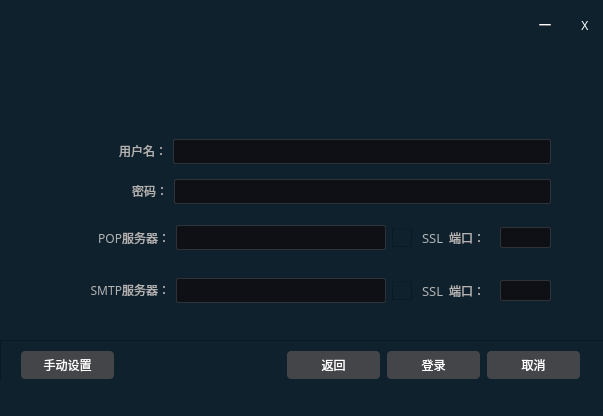
<?xml version="1.0" encoding="UTF-8"?>
<ui version="4.0">
 <class>AccountDialog</class>
 <widget class="QMainWindow" name="AccountDialog">
  <property name="geometry">
   <rect>
    <x>0</x>
    <y>0</y>
    <width>603</width>
    <height>416</height>
   </rect>
  </property>
  <property name="sizePolicy">
   <sizepolicy hsizetype="Fixed" vsizetype="Fixed">
    <horstretch>0</horstretch>
    <verstretch>0</verstretch>
   </sizepolicy>
  </property>
  <property name="minimumSize">
   <size>
    <width>424</width>
    <height>165</height>
   </size>
  </property>
  <property name="mouseTracking">
   <bool>true</bool>
  </property>
  <property name="windowTitle">
   <string>Pxmail</string>
  </property>
  <property name="windowIcon">
   <iconset>
    <normaloff>logo.png</normaloff>logo.png</iconset>
  </property>
  <property name="styleSheet">
   <string notr="true">
background-color: rgb(14, 33, 45);</string>
  </property>
  <widget class="QWidget" name="centralwidget">
   <widget class="QFrame" name="frame">
    <property name="geometry">
     <rect>
      <x>0</x>
      <y>340</y>
      <width>611</width>
      <height>71</height>
     </rect>
    </property>
    <property name="minimumSize">
     <size>
      <width>611</width>
      <height>71</height>
     </size>
    </property>
    <property name="styleSheet">
     <string notr="true"/>
    </property>
    <property name="frameShape">
     <enum>QFrame::StyledPanel</enum>
    </property>
    <property name="frameShadow">
     <enum>QFrame::Raised</enum>
    </property>
    <widget class="QPushButton" name="SetButton">
     <property name="geometry">
      <rect>
       <x>21</x>
       <y>11</y>
       <width>93</width>
       <height>28</height>
      </rect>
     </property>
     <property name="sizePolicy">
      <sizepolicy hsizetype="Fixed" vsizetype="Fixed">
       <horstretch>0</horstretch>
       <verstretch>0</verstretch>
      </sizepolicy>
     </property>
     <property name="minimumSize">
      <size>
       <width>0</width>
       <height>0</height>
      </size>
     </property>
     <property name="styleSheet">
      <string notr="true">
/**********按钮**********/
QPushButton{
        border-radius: 4px;
        border: none;
        width: 75px;
        height: 25px;
}
QPushButton:enabled {
        background: rgb(68, 69, 73);
        color: white;
}
QPushButton:!enabled {
        background: rgb(100, 100, 100);
        color: rgb(200, 200, 200);
}
QPushButton:enabled:hover{
        background: rgb(85, 85, 85);
}
QPushButton:enabled:pressed{
        background: rgb(80, 80, 80);
}
</string>
     </property>
     <property name="text">
      <string>手动设置</string>
     </property>
    </widget>
    <widget class="QPushButton" name="ReturnButton">
     <property name="geometry">
      <rect>
       <x>287</x>
       <y>11</y>
       <width>93</width>
       <height>28</height>
      </rect>
     </property>
     <property name="styleSheet">
      <string notr="true">
/**********按钮**********/
QPushButton{
        border-radius: 4px;
        border: none;
        width: 75px;
        height: 25px;
}
QPushButton:enabled {
        background: rgb(68, 69, 73);
        color: white;
}
QPushButton:!enabled {
        background: rgb(100, 100, 100);
        color: rgb(200, 200, 200);
}
QPushButton:enabled:hover{
        background: rgb(85, 85, 85);
}
QPushButton:enabled:pressed{
        background: rgb(80, 80, 80);
}
</string>
     </property>
     <property name="text">
      <string>返回</string>
     </property>
    </widget>
    <widget class="QPushButton" name="loginButton">
     <property name="geometry">
      <rect>
       <x>387</x>
       <y>11</y>
       <width>93</width>
       <height>28</height>
      </rect>
     </property>
     <property name="styleSheet">
      <string notr="true">
/**********按钮**********/
QPushButton{
        border-radius: 4px;
        border: none;
        width: 75px;
        height: 25px;
}
QPushButton:enabled {
        background: rgb(68, 69, 73);
        color: white;
}
QPushButton:!enabled {
        background: rgb(100, 100, 100);
        color: rgb(200, 200, 200);
}
QPushButton:enabled:hover{
        background: rgb(85, 85, 85);
}
QPushButton:enabled:pressed{
        background: rgb(80, 80, 80);
}
</string>
     </property>
     <property name="text">
      <string>登录</string>
     </property>
     <property name="autoRepeat">
      <bool>false</bool>
     </property>
    </widget>
    <widget class="QPushButton" name="cancelButton">
     <property name="geometry">
      <rect>
       <x>487</x>
       <y>11</y>
       <width>93</width>
       <height>28</height>
      </rect>
     </property>
     <property name="minimumSize">
      <size>
       <width>93</width>
       <height>28</height>
      </size>
     </property>
     <property name="styleSheet">
      <string notr="true">
/**********按钮**********/
QPushButton{
        border-radius: 4px;
        border: none;
        width: 75px;
        height: 25px;
}
QPushButton:enabled {
        background: rgb(68, 69, 73);
        color: white;
}
QPushButton:!enabled {
        background: rgb(100, 100, 100);
        color: rgb(200, 200, 200);
}
QPushButton:enabled:hover{
        background: rgb(85, 85, 85);
}
QPushButton:enabled:pressed{
        background: rgb(80, 80, 80);
}
</string>
     </property>
     <property name="text">
      <string>取消</string>
     </property>
     <property name="shortcut">
      <string>Esc</string>
     </property>
    </widget>
    <widget class="QLabel" name="label_prompt">
     <property name="geometry">
      <rect>
       <x>0</x>
       <y>40</y>
       <width>591</width>
       <height>31</height>
      </rect>
     </property>
     <property name="styleSheet">
      <string notr="true">QLabel{
color:#B3B3B3;
border:0px;
font-family:Microsoft YaHei;
font:13px
}</string>
     </property>
     <property name="text">
      <string/>
     </property>
    </widget>
    <widget class="QLabel" name="label_opacity">
     <property name="geometry">
      <rect>
       <x>0</x>
       <y>40</y>
       <width>601</width>
       <height>31</height>
      </rect>
     </property>
     <property name="styleSheet">
      <string notr="true"/>
     </property>
     <property name="text">
      <string/>
     </property>
    </widget>
   </widget>
   <widget class="QWidget" name="layoutWidget">
    <property name="geometry">
     <rect>
      <x>40</x>
      <y>130</y>
      <width>511</width>
      <height>191</height>
     </rect>
    </property>
    <layout class="QVBoxLayout" name="verticalLayout">
     <item>
      <layout class="QHBoxLayout" name="horizontalLayout_3">
       <item>
        <widget class="QLabel" name="labeluserSet">
         <property name="styleSheet">
          <string notr="true">QLabel{
color:#B3B3B3;
font-family:Microsoft YaHei;

}</string>
         </property>
         <property name="text">
          <string>    &lt;p align=right&gt;用户名：&lt;/p&gt;</string>
         </property>
        </widget>
       </item>
       <item>
        <widget class="QLineEdit" name="txtuser">
         <property name="sizePolicy">
          <sizepolicy hsizetype="Expanding" vsizetype="Fixed">
           <horstretch>0</horstretch>
           <verstretch>0</verstretch>
          </sizepolicy>
         </property>
         <property name="minimumSize">
          <size>
           <width>378</width>
           <height>25</height>
          </size>
         </property>
         <property name="maximumSize">
          <size>
           <width>378</width>
           <height>25</height>
          </size>
         </property>
         <property name="styleSheet">
          <string notr="true">QLineEdit{
color:#B3B3B3;
background:#0E1015;
border:1px solid #2F3239;
border-radius:2px;
selection-background-color:#787878;
font-family:Microsoft YaHei;
font:15px;
}
QLineEdit:hover{
color:#FFF;
background:#0E1015;
border-color:#45494F;
}
QLineEdit:focus{
color:#FFF;
background:#0B0D11;
border-color:#1E5F99;
}</string>
         </property>
        </widget>
       </item>
      </layout>
     </item>
     <item>
      <layout class="QHBoxLayout" name="horizontalLayout_4">
       <item>
        <widget class="QLabel" name="labelpasswordSet">
         <property name="styleSheet">
          <string notr="true">QLabel{
color:#B3B3B3;
font-family:Microsoft YaHei;

}</string>
         </property>
         <property name="text">
          <string>    &lt;p align=right&gt;密码：&lt;/p&gt;</string>
         </property>
        </widget>
       </item>
       <item>
        <widget class="QLineEdit" name="txtpassword">
         <property name="minimumSize">
          <size>
           <width>377</width>
           <height>25</height>
          </size>
         </property>
         <property name="maximumSize">
          <size>
           <width>377</width>
           <height>25</height>
          </size>
         </property>
         <property name="styleSheet">
          <string notr="true">QLineEdit{
color:#B3B3B3;
background:#0E1015;
border:1px solid #2F3239;
border-radius:2px;
selection-background-color:#787878;
font-family:Microsoft YaHei;
font:15px;
}
QLineEdit:hover{
color:#FFF;
background:#0E1015;
border-color:#45494F;
}
QLineEdit:focus{
color:#FFF;
background:#0B0D11;
border-color:#1E5F99;
}</string>
         </property>
         <property name="echoMode">
          <enum>QLineEdit::Password</enum>
         </property>
        </widget>
       </item>
      </layout>
     </item>
     <item>
      <layout class="QHBoxLayout" name="horizontalLayout_2">
       <item>
        <widget class="QLabel" name="poplabel">
         <property name="styleSheet">
          <string notr="true">QLabel{
color:#B3B3B3;
font-family:Microsoft YaHei;

}</string>
         </property>
         <property name="text">
          <string>    &lt;p align=right&gt;POP服务器：&lt;/p&gt;</string>
         </property>
        </widget>
       </item>
       <item>
        <widget class="QLineEdit" name="txtpopserver">
         <property name="minimumSize">
          <size>
           <width>210</width>
           <height>25</height>
          </size>
         </property>
         <property name="maximumSize">
          <size>
           <width>210</width>
           <height>25</height>
          </size>
         </property>
         <property name="styleSheet">
          <string notr="true">QLineEdit{
color:#B3B3B3;
background:#0E1015;
border:1px solid #2F3239;
border-radius:2px;
selection-background-color:#787878;
font-family:Microsoft YaHei;
font:15px;
}
QLineEdit:hover{
color:#FFF;
background:#0E1015;
border-color:#45494F;
}
QLineEdit:focus{
color:#FFF;
background:#0B0D11;
border-color:#1E5F99;
}</string>
         </property>
        </widget>
       </item>
       <item>
        <widget class="QCheckBox" name="checkSSLpop">
         <property name="minimumSize">
          <size>
           <width>51</width>
           <height>19</height>
          </size>
         </property>
         <property name="maximumSize">
          <size>
           <width>51</width>
           <height>19</height>
          </size>
         </property>
         <property name="styleSheet">
          <string notr="true">QCheckBox{
spacing:10px;
color:#B3B3B3;
border:0px;
font-family:Microsoft YaHei;
font:13px;
}
QCheckBox:disabled{
color:#45494f;
}
QCheckBox::indicator{
  width: 20px;
  height: 20px;
}
QCheckBox::indicator:unchecked{
  image: url(ui/images/unchecked.png);
}
QCheckBox::indicator:unchecked:hover{
  image: url(ui/images/unchecked_hover.png);
}
QCheckBox::indicator:unchecked:pressed{
  image: url(ui/images/unchecked_down.png);
}
QCheckBox::indicator:checked{
  image: url(ui/images/checked.png);
}
QCheckBox::indicator:checked:hover {
  image: url(ui/images/checked_hover.png);
}
QCheckBox::indicator:checked:pressed{
  image: url(ui/images/checked_down.png);
}
QCheckBox::indicator:unchecked:disabled{
  image: url(ui/images/check_disabled.png);
}
QCheckBox::indicator:checked:disabled{
  image: url(ui/images/check_disabled.png);
}</string>
         </property>
         <property name="text">
          <string>SSL</string>
         </property>
        </widget>
       </item>
       <item>
        <widget class="QLabel" name="popportlabel">
         <property name="minimumSize">
          <size>
           <width>45</width>
           <height>38</height>
          </size>
         </property>
         <property name="maximumSize">
          <size>
           <width>45</width>
           <height>38</height>
          </size>
         </property>
         <property name="styleSheet">
          <string notr="true">QLabel{
color:#B3B3B3;
font-family:Microsoft YaHei;

}</string>
         </property>
         <property name="text">
          <string>端口：</string>
         </property>
        </widget>
       </item>
       <item>
        <widget class="QLineEdit" name="popportEdit">
         <property name="sizePolicy">
          <sizepolicy hsizetype="Fixed" vsizetype="Fixed">
           <horstretch>0</horstretch>
           <verstretch>0</verstretch>
          </sizepolicy>
         </property>
         <property name="minimumSize">
          <size>
           <width>51</width>
           <height>21</height>
          </size>
         </property>
         <property name="maximumSize">
          <size>
           <width>51</width>
           <height>21</height>
          </size>
         </property>
         <property name="styleSheet">
          <string notr="true">QLineEdit{
color:#B3B3B3;
background:#0E1015;
border:1px solid #2F3239;
border-radius:2px;
selection-background-color:#787878;
font-family:Microsoft YaHei;
font:15px;
}
QLineEdit:hover{
color:#FFF;
background:#0E1015;
border-color:#45494F;
}
QLineEdit:focus{
color:#FFF;
background:#0B0D11;
border-color:#1E5F99;
}</string>
         </property>
        </widget>
       </item>
      </layout>
     </item>
     <item>
      <layout class="QHBoxLayout" name="horizontalLayout">
       <item>
        <widget class="QLabel" name="smtplabel">
         <property name="styleSheet">
          <string notr="true">QLabel{
color:#B3B3B3;
font-family:Microsoft YaHei;

}</string>
         </property>
         <property name="text">
          <string>    &lt;p align=right&gt;SMTP服务器：&lt;/p&gt;</string>
         </property>
        </widget>
       </item>
       <item>
        <widget class="QLineEdit" name="txtsmtpserver">
         <property name="minimumSize">
          <size>
           <width>210</width>
           <height>25</height>
          </size>
         </property>
         <property name="maximumSize">
          <size>
           <width>210</width>
           <height>25</height>
          </size>
         </property>
         <property name="styleSheet">
          <string notr="true">QLineEdit{
color:#B3B3B3;
background:#0E1015;
border:1px solid #2F3239;
border-radius:2px;
selection-background-color:#787878;
font-family:Microsoft YaHei;
font:15px;
}
QLineEdit:hover{
color:#FFF;
background:#0E1015;
border-color:#45494F;
}
QLineEdit:focus{
color:#FFF;
background:#0B0D11;
border-color:#1E5F99;
}</string>
         </property>
        </widget>
       </item>
       <item>
        <widget class="QCheckBox" name="checkSSLsmtp">
         <property name="minimumSize">
          <size>
           <width>51</width>
           <height>19</height>
          </size>
         </property>
         <property name="maximumSize">
          <size>
           <width>51</width>
           <height>19</height>
          </size>
         </property>
         <property name="styleSheet">
          <string notr="true">QCheckBox{
spacing:10px;
color:#B3B3B3;
border:0px;
font-family:Microsoft YaHei;
font:13px;
}
QCheckBox:disabled{
color:#45494f;
}
QCheckBox::indicator{
  width: 20px;
  height: 20px;
}
QCheckBox::indicator:unchecked{
  image: url(ui/images/unchecked.png);
}
QCheckBox::indicator:unchecked:hover{
  image: url(ui/images/unchecked_hover.png);
}
QCheckBox::indicator:unchecked:pressed{
  image: url(ui/images/unchecked_down.png);
}
QCheckBox::indicator:checked{
  image: url(ui/images/checked.png);
}
QCheckBox::indicator:checked:hover {
  image: url(ui/images/checked_hover.png);
}
QCheckBox::indicator:checked:pressed{
  image: url(ui/images/checked_down.png);
}
QCheckBox::indicator:unchecked:disabled{
  image: url(ui/images/check_disabled.png);
}
QCheckBox::indicator:checked:disabled{
  image: url(ui/images/check_disabled.png);
}</string>
         </property>
         <property name="text">
          <string>SSL</string>
         </property>
        </widget>
       </item>
       <item>
        <widget class="QLabel" name="smtpportlabel">
         <property name="minimumSize">
          <size>
           <width>45</width>
           <height>37</height>
          </size>
         </property>
         <property name="maximumSize">
          <size>
           <width>45</width>
           <height>37</height>
          </size>
         </property>
         <property name="styleSheet">
          <string notr="true">QLabel{
color:#B3B3B3;
font-family:Microsoft YaHei;

}</string>
         </property>
         <property name="text">
          <string>端口：</string>
         </property>
        </widget>
       </item>
       <item>
        <widget class="QLineEdit" name="smtpportEdit">
         <property name="sizePolicy">
          <sizepolicy hsizetype="Fixed" vsizetype="Fixed">
           <horstretch>0</horstretch>
           <verstretch>0</verstretch>
          </sizepolicy>
         </property>
         <property name="minimumSize">
          <size>
           <width>51</width>
           <height>21</height>
          </size>
         </property>
         <property name="maximumSize">
          <size>
           <width>51</width>
           <height>21</height>
          </size>
         </property>
         <property name="styleSheet">
          <string notr="true">QLineEdit{
color:#B3B3B3;
background:#0E1015;
border:1px solid #2F3239;
border-radius:2px;
selection-background-color:#787878;
font-family:Microsoft YaHei;
font:15px;
}
QLineEdit:hover{
color:#FFF;
background:#0E1015;
border-color:#45494F;
}
QLineEdit:focus{
color:#FFF;
background:#0B0D11;
border-color:#1E5F99;
}</string>
         </property>
        </widget>
       </item>
      </layout>
     </item>
    </layout>
   </widget>
   <widget class="QLabel" name="labellogo">
    <property name="geometry">
     <rect>
      <x>40</x>
      <y>10</y>
      <width>551</width>
      <height>131</height>
     </rect>
    </property>
    <property name="text">
     <string/>
    </property>
    <property name="pixmap">
     <pixmap>Mainlogo.png</pixmap>
    </property>
   </widget>
   <widget class="QLabel" name="labelmin">
    <property name="geometry">
     <rect>
      <x>530</x>
      <y>10</y>
      <width>30</width>
      <height>30</height>
     </rect>
    </property>
    <property name="font">
     <font>
      <family>微软雅黑</family>
     </font>
    </property>
    <property name="styleSheet">
     <string notr="true">QLabel{
   color:white;
}
QLabel:hover{
   background-color:rgb(255,255,255,50%);
}</string>
    </property>
    <property name="text">
     <string>一</string>
    </property>
    <property name="alignment">
     <set>Qt::AlignCenter</set>
    </property>
   </widget>
   <widget class="QLabel" name="labelclose">
    <property name="geometry">
     <rect>
      <x>570</x>
      <y>10</y>
      <width>30</width>
      <height>30</height>
     </rect>
    </property>
    <property name="font">
     <font>
      <family>微软雅黑</family>
     </font>
    </property>
    <property name="styleSheet">
     <string notr="true">QLabel{
   color:white;
}
QLabel:hover{

   background-color:red;

}</string>
    </property>
    <property name="text">
     <string>X</string>
    </property>
    <property name="alignment">
     <set>Qt::AlignCenter</set>
    </property>
   </widget>
   <zorder>labellogo</zorder>
   <zorder>frame</zorder>
   <zorder>layoutWidget</zorder>
   <zorder>labelmin</zorder>
   <zorder>labelclose</zorder>
  </widget>
 </widget>
 <resources/>
 <connections>
  <connection>
   <sender>SetButton</sender>
   <signal>clicked()</signal>
   <receiver>AccountDialog</receiver>
   <slot>showManualSet()</slot>
   <hints>
    <hint type="sourcelabel">
     <x>66</x>
     <y>399</y>
    </hint>
    <hint type="destinationlabel">
     <x>123</x>
     <y>327</y>
    </hint>
   </hints>
  </connection>
  <connection>
   <sender>loginButton</sender>
   <signal>clicked()</signal>
   <receiver>AccountDialog</receiver>
   <slot>onLogin()</slot>
   <hints>
    <hint type="sourcelabel">
     <x>479</x>
     <y>381</y>
    </hint>
    <hint type="destinationlabel">
     <x>130</x>
     <y>131</y>
    </hint>
   </hints>
  </connection>
  <connection>
   <sender>cancelButton</sender>
   <signal>clicked()</signal>
   <receiver>AccountDialog</receiver>
   <slot>onCancel()</slot>
   <hints>
    <hint type="sourcelabel">
     <x>579</x>
     <y>381</y>
    </hint>
    <hint type="destinationlabel">
     <x>342</x>
     <y>148</y>
    </hint>
   </hints>
  </connection>
  <connection>
   <sender>ReturnButton</sender>
   <signal>clicked()</signal>
   <receiver>AccountDialog</receiver>
   <slot>hideManualSet()</slot>
   <hints>
    <hint type="sourcelabel">
     <x>346</x>
     <y>391</y>
    </hint>
    <hint type="destinationlabel">
     <x>336</x>
     <y>340</y>
    </hint>
   </hints>
  </connection>
  <connection>
   <sender>checkSSLpop</sender>
   <signal>clicked()</signal>
   <receiver>AccountDialog</receiver>
   <slot>onSSLpop()</slot>
   <hints>
    <hint type="sourcelabel">
     <x>386</x>
     <y>228</y>
    </hint>
    <hint type="destinationlabel">
     <x>386</x>
     <y>319</y>
    </hint>
   </hints>
  </connection>
  <connection>
   <sender>checkSSLsmtp</sender>
   <signal>clicked()</signal>
   <receiver>AccountDialog</receiver>
   <slot>onSSLsmtp()</slot>
   <hints>
    <hint type="sourcelabel">
     <x>386</x>
     <y>272</y>
    </hint>
    <hint type="destinationlabel">
     <x>412</x>
     <y>318</y>
    </hint>
   </hints>
  </connection>
  <connection>
   <sender>txtuser</sender>
   <signal>textChanged(QString)</signal>
   <receiver>AccountDialog</receiver>
   <slot>ontextChanged()</slot>
   <hints>
    <hint type="sourcelabel">
     <x>307</x>
     <y>129</y>
    </hint>
    <hint type="destinationlabel">
     <x>287</x>
     <y>67</y>
    </hint>
   </hints>
  </connection>
 </connections>
 <slots>
  <slot>onLogin()</slot>
  <slot>onCancel()</slot>
  <slot>hideManualSet()</slot>
  <slot>showManualSet()</slot>
  <slot>onSetpopSLL()</slot>
  <slot>onSetsmtpSSL()</slot>
  <slot>onSSLpop()</slot>
  <slot>onSSLsmtp()</slot>
  <slot>ontextChanged()</slot>
 </slots>
</ui>
